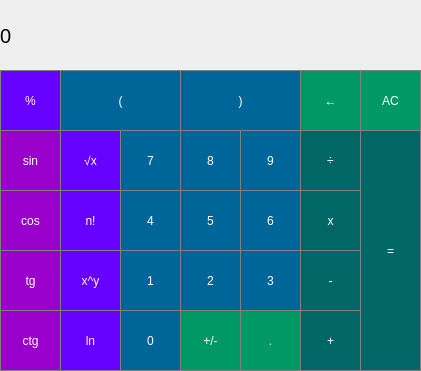
<?xml version="1.0" encoding="UTF-8"?>
<ui version="4.0">
 <class>MainWindow</class>
 <widget class="QMainWindow" name="MainWindow">
  <property name="geometry">
   <rect>
    <x>0</x>
    <y>0</y>
    <width>421</width>
    <height>371</height>
   </rect>
  </property>
  <property name="windowTitle">
   <string>MainWindow</string>
  </property>
  <widget class="QWidget" name="centralwidget">
   <widget class="QLabel" name="result_show">
    <property name="geometry">
     <rect>
      <x>0</x>
      <y>0</y>
      <width>421</width>
      <height>71</height>
     </rect>
    </property>
    <property name="font">
     <font>
      <pointsize>15</pointsize>
     </font>
    </property>
    <property name="styleSheet">
     <string notr="true">QLabel {
	qproperty-alignment: 'AlignVCenter | AlignRight';
	border-bottom: 1px solid gray;
}

background-color: white;</string>
    </property>
    <property name="text">
     <string>0</string>
    </property>
   </widget>
   <widget class="QPushButton" name="pushButton_ac">
    <property name="geometry">
     <rect>
      <x>360</x>
      <y>70</y>
      <width>61</width>
      <height>61</height>
     </rect>
    </property>
    <property name="styleSheet">
     <string notr="true">QPushButton {
    background-color: rgb(0, 153, 102);
	color: white;
    border: 1px solid gray;
}
QPushButton:pressed {
        background-color: qlineargradient( x1:0, y1:0, x2:0, y2:1,
											 stop: 0 #FF7832, stop: 1 #FF9739);
}</string>
    </property>
    <property name="text">
     <string>AC</string>
    </property>
   </widget>
   <widget class="QPushButton" name="pushButton_pm">
    <property name="geometry">
     <rect>
      <x>180</x>
      <y>310</y>
      <width>61</width>
      <height>61</height>
     </rect>
    </property>
    <property name="styleSheet">
     <string notr="true">QPushButton {
    background-color: rgb(0, 153, 102);
	color: white;
    border: 1px solid gray;
}
QPushButton:pressed {
        background-color: qlineargradient( x1:0, y1:0, x2:0, y2:1,
											 stop: 0 #FF7832, stop: 1 #FF9739);
}</string>
    </property>
    <property name="text">
     <string>+/-</string>
    </property>
   </widget>
   <widget class="QPushButton" name="pushButton_mod">
    <property name="geometry">
     <rect>
      <x>300</x>
      <y>130</y>
      <width>61</width>
      <height>61</height>
     </rect>
    </property>
    <property name="styleSheet">
     <string notr="true">QPushButton {
    background-color: rgb(0, 102, 102);
	color: white;
    border: 1px solid gray;
}
QPushButton:pressed {
        background-color: qlineargradient( x1:0, y1:0, x2:0, y2:1, 
												stop: 0 #FF7832, stop: 1 #FF9739);
}</string>
    </property>
    <property name="text">
     <string>÷</string>
    </property>
   </widget>
   <widget class="QPushButton" name="pushButton_dele">
    <property name="geometry">
     <rect>
      <x>300</x>
      <y>70</y>
      <width>61</width>
      <height>61</height>
     </rect>
    </property>
    <property name="styleSheet">
     <string notr="true">QPushButton {
    background-color: rgb(0, 153, 102);
	color: white;
    border: 1px solid gray;
}
QPushButton:pressed {
        background-color: qlineargradient( x1:0, y1:0, x2:0, y2:1,
											 stop: 0 #FF7832, stop: 1 #FF9739);
}</string>
    </property>
    <property name="text">
     <string>←</string>
    </property>
   </widget>
   <widget class="QPushButton" name="pushButton_8">
    <property name="geometry">
     <rect>
      <x>180</x>
      <y>130</y>
      <width>61</width>
      <height>61</height>
     </rect>
    </property>
    <property name="styleSheet">
     <string notr="true">QPushButton {
    background-color: rgb(0, 102, 153);
	color: white;
    border: 1px solid gray;
}
QPushButton:pressed {
        background-color: qlineargradient( x1:0, y1:0, x2:0, y2:1, stop: 0 #FF7832, stop: 1 #FF9739);
}</string>
    </property>
    <property name="text">
     <string>8</string>
    </property>
   </widget>
   <widget class="QPushButton" name="pushButton_9">
    <property name="geometry">
     <rect>
      <x>240</x>
      <y>130</y>
      <width>61</width>
      <height>61</height>
     </rect>
    </property>
    <property name="styleSheet">
     <string notr="true">QPushButton {
    background-color: rgb(0, 102, 153);
	color: white;
    border: 1px solid gray;
}
QPushButton:pressed {
        background-color: qlineargradient( x1:0, y1:0, x2:0, y2:1, stop: 0 #FF7832, stop: 1 #FF9739);
}</string>
    </property>
    <property name="text">
     <string>9</string>
    </property>
   </widget>
   <widget class="QPushButton" name="pushButton_7">
    <property name="geometry">
     <rect>
      <x>120</x>
      <y>130</y>
      <width>61</width>
      <height>61</height>
     </rect>
    </property>
    <property name="styleSheet">
     <string notr="true">QPushButton {
    background-color: rgb(0, 102, 153);
	color: white;
    border: 1px solid gray;
}
QPushButton:pressed {
        background-color: qlineargradient( x1:0, y1:0, x2:0, y2:1, stop: 0 #FF7832, stop: 1 #FF9739);
}</string>
    </property>
    <property name="text">
     <string>7</string>
    </property>
   </widget>
   <widget class="QPushButton" name="pushButton_mult">
    <property name="geometry">
     <rect>
      <x>300</x>
      <y>190</y>
      <width>61</width>
      <height>61</height>
     </rect>
    </property>
    <property name="styleSheet">
     <string notr="true">QPushButton {
    background-color: rgb(0, 102, 102);
	color: white;
    border: 1px solid gray;
}
QPushButton:pressed {
        background-color: qlineargradient( x1:0, y1:0, x2:0, y2:1, 
												stop: 0 #FF7832, stop: 1 #FF9739);
}</string>
    </property>
    <property name="text">
     <string>x</string>
    </property>
   </widget>
   <widget class="QPushButton" name="pushButton_plus">
    <property name="geometry">
     <rect>
      <x>300</x>
      <y>310</y>
      <width>61</width>
      <height>61</height>
     </rect>
    </property>
    <property name="styleSheet">
     <string notr="true">QPushButton {
    background-color: rgb(0, 102, 102);
	color: white;
    border: 1px solid gray;
}
QPushButton:pressed {
        background-color: qlineargradient( x1:0, y1:0, x2:0, y2:1, 
												stop: 0 #FF7832, stop: 1 #FF9739);
}</string>
    </property>
    <property name="text">
     <string>+</string>
    </property>
   </widget>
   <widget class="QPushButton" name="pushButton_5">
    <property name="geometry">
     <rect>
      <x>180</x>
      <y>190</y>
      <width>61</width>
      <height>61</height>
     </rect>
    </property>
    <property name="styleSheet">
     <string notr="true">QPushButton {
    background-color: rgb(0, 102, 153);
	color: white;
    border: 1px solid gray;
}
QPushButton:pressed {
        background-color: qlineargradient( x1:0, y1:0, x2:0, y2:1, stop: 0 #FF7832, stop: 1 #FF9739);
}</string>
    </property>
    <property name="text">
     <string>5</string>
    </property>
   </widget>
   <widget class="QPushButton" name="pushButton_6">
    <property name="geometry">
     <rect>
      <x>240</x>
      <y>190</y>
      <width>61</width>
      <height>61</height>
     </rect>
    </property>
    <property name="styleSheet">
     <string notr="true">QPushButton {
    background-color: rgb(0, 102, 153);
	color: white;
    border: 1px solid gray;
}
QPushButton:pressed {
        background-color: qlineargradient( x1:0, y1:0, x2:0, y2:1, stop: 0 #FF7832, stop: 1 #FF9739);
}</string>
    </property>
    <property name="text">
     <string>6</string>
    </property>
   </widget>
   <widget class="QPushButton" name="pushButton_3">
    <property name="geometry">
     <rect>
      <x>240</x>
      <y>250</y>
      <width>61</width>
      <height>61</height>
     </rect>
    </property>
    <property name="styleSheet">
     <string notr="true">QPushButton {
    background-color: rgb(0, 102, 153);
	color: white;
    border: 1px solid gray;
}
QPushButton:pressed {
        background-color: qlineargradient( x1:0, y1:0, x2:0, y2:1, stop: 0 #FF7832, stop: 1 #FF9739);
}</string>
    </property>
    <property name="text">
     <string>3</string>
    </property>
   </widget>
   <widget class="QPushButton" name="pushButton_2">
    <property name="geometry">
     <rect>
      <x>180</x>
      <y>250</y>
      <width>61</width>
      <height>61</height>
     </rect>
    </property>
    <property name="styleSheet">
     <string notr="true">QPushButton {
    background-color: rgb(0, 102, 153);
	color: white;
    border: 1px solid gray;
}
QPushButton:pressed {
        background-color: qlineargradient( x1:0, y1:0, x2:0, y2:1, stop: 0 #FF7832, stop: 1 #FF9739);
}</string>
    </property>
    <property name="text">
     <string>2</string>
    </property>
   </widget>
   <widget class="QPushButton" name="pushButton_4">
    <property name="geometry">
     <rect>
      <x>120</x>
      <y>190</y>
      <width>61</width>
      <height>61</height>
     </rect>
    </property>
    <property name="styleSheet">
     <string notr="true">QPushButton {
    background-color: rgb(0, 102, 153);
	color: white;
    border: 1px solid gray;
}
QPushButton:pressed {
        background-color: qlineargradient( x1:0, y1:0, x2:0, y2:1, stop: 0 #FF7832, stop: 1 #FF9739);
}</string>
    </property>
    <property name="text">
     <string>4</string>
    </property>
   </widget>
   <widget class="QPushButton" name="pushButton_minus">
    <property name="geometry">
     <rect>
      <x>300</x>
      <y>250</y>
      <width>61</width>
      <height>61</height>
     </rect>
    </property>
    <property name="styleSheet">
     <string notr="true">QPushButton {
    background-color: rgb(0, 102, 102);
	color: white;
    border: 1px solid gray;
}
QPushButton:pressed {
        background-color: qlineargradient( x1:0, y1:0, x2:0, y2:1, 
												stop: 0 #FF7832, stop: 1 #FF9739);
}</string>
    </property>
    <property name="text">
     <string>-</string>
    </property>
   </widget>
   <widget class="QPushButton" name="pushButton_1">
    <property name="geometry">
     <rect>
      <x>120</x>
      <y>250</y>
      <width>61</width>
      <height>61</height>
     </rect>
    </property>
    <property name="styleSheet">
     <string notr="true">QPushButton {
    background-color: rgb(0, 102, 153);
	color: white;
    border: 1px solid gray;
}
QPushButton:pressed {
        background-color: qlineargradient( x1:0, y1:0, x2:0, y2:1, stop: 0 #FF7832, stop: 1 #FF9739);
}</string>
    </property>
    <property name="text">
     <string>1</string>
    </property>
   </widget>
   <widget class="QPushButton" name="pushButton_dot">
    <property name="geometry">
     <rect>
      <x>240</x>
      <y>310</y>
      <width>61</width>
      <height>61</height>
     </rect>
    </property>
    <property name="styleSheet">
     <string notr="true">QPushButton {
    background-color: rgb(0, 153, 102);
	color: white;
    border: 1px solid gray;
}
QPushButton:pressed {
        background-color: qlineargradient( x1:0, y1:0, x2:0, y2:1,
											 stop: 0 #FF7832, stop: 1 #FF9739);
}</string>
    </property>
    <property name="text">
     <string>.</string>
    </property>
   </widget>
   <widget class="QPushButton" name="pushButton_0">
    <property name="geometry">
     <rect>
      <x>120</x>
      <y>310</y>
      <width>61</width>
      <height>61</height>
     </rect>
    </property>
    <property name="styleSheet">
     <string notr="true">QPushButton {
    background-color: rgb(0, 102, 153);
	color: white;
    border: 1px solid gray;
}
QPushButton:pressed {
        background-color: qlineargradient( x1:0, y1:0, x2:0, y2:1, stop: 0 #FF7832, stop: 1 #FF9739);
}</string>
    </property>
    <property name="text">
     <string>0</string>
    </property>
   </widget>
   <widget class="QPushButton" name="pushButton_result">
    <property name="geometry">
     <rect>
      <x>360</x>
      <y>130</y>
      <width>61</width>
      <height>241</height>
     </rect>
    </property>
    <property name="styleSheet">
     <string notr="true">QPushButton {
    background-color: rgb(0, 102, 102);
	color: white;
    border: 1px solid gray;
}
QPushButton:pressed {
        background-color: qlineargradient( x1:0, y1:0, x2:0, y2:1, 
												stop: 0 #FF7832, stop: 1 #FF9739);
}</string>
    </property>
    <property name="text">
     <string>=</string>
    </property>
   </widget>
   <widget class="QPushButton" name="pushButton_ps">
    <property name="geometry">
     <rect>
      <x>180</x>
      <y>70</y>
      <width>121</width>
      <height>61</height>
     </rect>
    </property>
    <property name="styleSheet">
     <string notr="true">QPushButton {
    background-color: rgb(0, 102, 153);
	color: white;
    border: 1px solid gray;
}
QPushButton:pressed {
        background-color: qlineargradient( x1:0, y1:0, x2:0, y2:1, stop: 0 #FF7832, stop: 1 #FF9739);
}</string>
    </property>
    <property name="text">
     <string>)</string>
    </property>
   </widget>
   <widget class="QPushButton" name="pushButton_ls">
    <property name="geometry">
     <rect>
      <x>60</x>
      <y>70</y>
      <width>121</width>
      <height>61</height>
     </rect>
    </property>
    <property name="styleSheet">
     <string notr="true">QPushButton {
    background-color: rgb(0, 102, 153);
	color: white;
    border: 1px solid gray;
}
QPushButton:pressed {
        background-color: qlineargradient( x1:0, y1:0, x2:0, y2:1, stop: 0 #FF7832, stop: 1 #FF9739);
}</string>
    </property>
    <property name="text">
     <string>(</string>
    </property>
   </widget>
   <widget class="QPushButton" name="pushButton_degree">
    <property name="geometry">
     <rect>
      <x>60</x>
      <y>250</y>
      <width>61</width>
      <height>61</height>
     </rect>
    </property>
    <property name="styleSheet">
     <string notr="true">QPushButton {
    background-color: rgb(102, 0, 255);
	color: white;
    border: 1px solid gray;
}
QPushButton:pressed {
        background-color: qlineargradient( x1:0, y1:0, x2:0, y2:1, stop: 0 #FF7832, stop: 1 #FF9739);
}</string>
    </property>
    <property name="text">
     <string>x^y</string>
    </property>
   </widget>
   <widget class="QPushButton" name="pushButton_fact">
    <property name="geometry">
     <rect>
      <x>60</x>
      <y>190</y>
      <width>61</width>
      <height>61</height>
     </rect>
    </property>
    <property name="styleSheet">
     <string notr="true">QPushButton {
    background-color: rgb(102, 0, 255);
	color: white;
    border: 1px solid gray;
}
QPushButton:pressed {
        background-color: qlineargradient( x1:0, y1:0, x2:0, y2:1, stop: 0 #FF7832, stop: 1 #FF9739);
}</string>
    </property>
    <property name="text">
     <string>n!</string>
    </property>
   </widget>
   <widget class="QPushButton" name="pushButton_ln">
    <property name="geometry">
     <rect>
      <x>60</x>
      <y>310</y>
      <width>61</width>
      <height>61</height>
     </rect>
    </property>
    <property name="styleSheet">
     <string notr="true">QPushButton {
    background-color: rgb(102, 0, 255);
	color: white;
    border: 1px solid gray;
}
QPushButton:pressed {
        background-color: qlineargradient( x1:0, y1:0, x2:0, y2:1, stop: 0 #FF7832, stop: 1 #FF9739);
}</string>
    </property>
    <property name="text">
     <string>ln</string>
    </property>
   </widget>
   <widget class="QPushButton" name="pushButton_K_2">
    <property name="geometry">
     <rect>
      <x>60</x>
      <y>130</y>
      <width>61</width>
      <height>61</height>
     </rect>
    </property>
    <property name="styleSheet">
     <string notr="true">QPushButton {
    background-color: rgb(102, 0, 255);
	color: white;
    border: 1px solid gray;
}
QPushButton:pressed {
        background-color: qlineargradient( x1:0, y1:0, x2:0, y2:1, stop: 0 #FF7832, stop: 1 #FF9739);
}</string>
    </property>
    <property name="text">
     <string>√x</string>
    </property>
   </widget>
   <widget class="QPushButton" name="pushButton_prcnt">
    <property name="geometry">
     <rect>
      <x>0</x>
      <y>70</y>
      <width>61</width>
      <height>61</height>
     </rect>
    </property>
    <property name="styleSheet">
     <string notr="true">QPushButton {
    background-color: rgb(102, 0, 255);
	color: white;
    border: 1px solid gray;
}
QPushButton:pressed {
        background-color: qlineargradient( x1:0, y1:0, x2:0, y2:1, stop: 0 #FF7832, stop: 1 #FF9739);
}</string>
    </property>
    <property name="text">
     <string>%</string>
    </property>
   </widget>
   <widget class="QPushButton" name="pushButton_ctg">
    <property name="geometry">
     <rect>
      <x>0</x>
      <y>310</y>
      <width>61</width>
      <height>61</height>
     </rect>
    </property>
    <property name="styleSheet">
     <string notr="true">QPushButton {
    background-color: rgb(153, 0, 204);
	color: white;
    border: 1px solid gray;
}
QPushButton:pressed {
        background-color: qlineargradient( x1:0, y1:0, x2:0, y2:1, stop: 0 #FF7832, stop: 1 #FF9739);
}</string>
    </property>
    <property name="text">
     <string>ctg</string>
    </property>
   </widget>
   <widget class="QPushButton" name="pushButton_cos">
    <property name="geometry">
     <rect>
      <x>0</x>
      <y>190</y>
      <width>61</width>
      <height>61</height>
     </rect>
    </property>
    <property name="styleSheet">
     <string notr="true">QPushButton {
    background-color: rgb(153, 0, 204);
	color: white;
    border: 1px solid gray;
}
QPushButton:pressed {
        background-color: qlineargradient( x1:0, y1:0, x2:0, y2:1, stop: 0 #FF7832, stop: 1 #FF9739);
}</string>
    </property>
    <property name="text">
     <string>cos</string>
    </property>
   </widget>
   <widget class="QPushButton" name="pushButton_tg">
    <property name="geometry">
     <rect>
      <x>0</x>
      <y>250</y>
      <width>61</width>
      <height>61</height>
     </rect>
    </property>
    <property name="styleSheet">
     <string notr="true">QPushButton {
    background-color: rgb(153, 0, 204);
	color: white;
    border: 1px solid gray;
}
QPushButton:pressed {
        background-color: qlineargradient( x1:0, y1:0, x2:0, y2:1, stop: 0 #FF7832, stop: 1 #FF9739);
}</string>
    </property>
    <property name="text">
     <string>tg</string>
    </property>
   </widget>
   <widget class="QPushButton" name="pushButton_sin">
    <property name="geometry">
     <rect>
      <x>0</x>
      <y>130</y>
      <width>61</width>
      <height>61</height>
     </rect>
    </property>
    <property name="styleSheet">
     <string notr="true">QPushButton {
    background-color: rgb(153, 0, 204);
	color: white;
    border: 1px solid gray;
}
QPushButton:pressed {
        background-color: qlineargradient( x1:0, y1:0, x2:0, y2:1, stop: 0 #FF7832, stop: 1 #FF9739);
}</string>
    </property>
    <property name="text">
     <string>sin</string>
    </property>
   </widget>
  </widget>
 </widget>
 <resources/>
 <connections/>
</ui>
